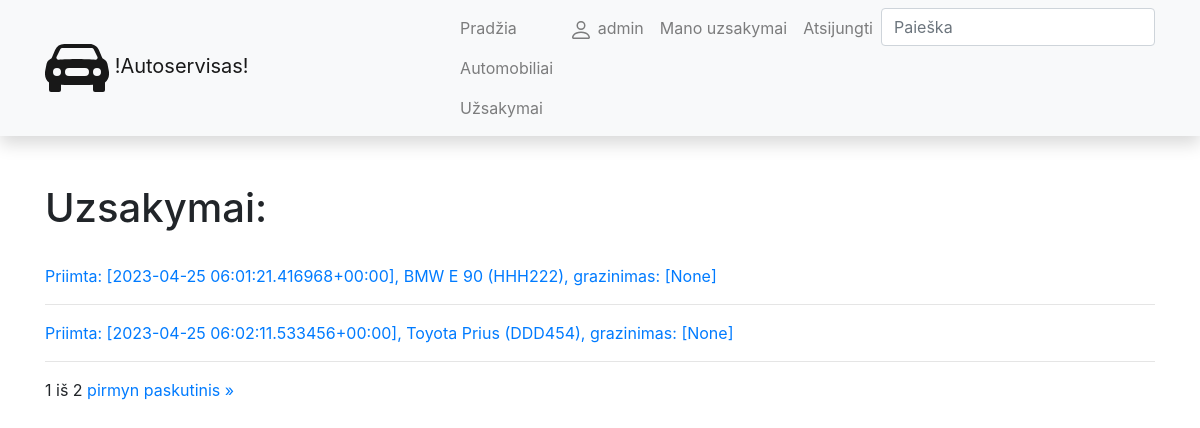
Page /autoservisas/orders/ (signed in) on the committed database.
### autoservisas/models.py (models this page shows, shortened)
class Uzsakymas(models.Model):
    data = models.DateTimeField(verbose_name='Data ir laikas', auto_now_add=True)
    automobilis = models.ForeignKey(to='Automobilis', verbose_name='Automobilis', on_delete=models.SET_NULL, null=True)
    klientas = models.ForeignKey(to=User, on_delete=models.SET_NULL, null=True, blank=True)
    grazinimo_data = models.DateField(verbose_name='Bus atlikta', null=True, blank=True)
    LOAN_STATUS = (
        ('p', 'Patvirtinta'),
        ('v', 'Vykdoma'),
        ('a', 'Atsaukta'),
        ('t', 'Tvirtinama'),
        ('i', 'Ivykdyta'),
    )
    status = models.CharField(verbose_name="Busena", max_length=1, choices=LOAN_STATUS, blank=True, default='t')
    def __str__(self):
        return f'Priimta: [{self.data}], {self.automobilis}, grazinimas: [{self.grazinimo_data}]'
    class Meta:
        verbose_name = "Uzsakymas"
        verbose_name_plural = "Uzsakymai"

class Automobilis(models.Model):
    valstybinis_nr = models.CharField(verbose_name='Valstybinis numeris', max_length=6)
    vin = models.CharField(verbose_name='VIN kodas', max_length=17)
    kliento_vardas = models.CharField(verbose_name='Savininkas', max_length=50)
    automobilio_modelis = models.ForeignKey(to='AutomobilioModelis', verbose_name='Automobilio modelis', on_delete=models.SET_NULL, null=True)
    photo = models.ImageField(verbose_name="Nuotrauka", upload_to='vehicles', null=True, blank=True) #arba tik blank=True
    description = HTMLField(verbose_name='Aprasymas', max_length=2000, default='')
    def __str__(self):
        return f'{self.automobilio_modelis} ({self.valstybinis_nr})'
    class Meta:
        verbose_name = "Automobilis"
        verbose_name_plural = "Automobiliai"

class AutomobilioModelis(models.Model):
    marke = models.CharField(verbose_name='Gamintojas', max_length=50)
    modelis = models.CharField(verbose_name='Modelis', max_length=50)
    def __str__(self):
        return f'{self.marke} {self.modelis}'
    class Meta:
        verbose_name = "Automobilio modelis"
        verbose_name_plural = "Automobilio modeliai"

### autoservisas/views.py (the view)
# urls.py: path('orders/', views.OrderListView.as_view(), name='orders'),
class OrderListView(generic.ListView):
    model = Uzsakymas
    template_name = 'orders.html'
    context_object_name = 'orders'
    paginate_by = 2

### autoservisas/templates/orders.html (shortened to what this page needs)
{% extends 'base.html'%}
{% block content %}
<h1>Uzsakymai:</h1>
<br>
{% for order in orders %}
<a href="{{ order.pk }}">
    <p>{{ order }}</p>
</a>
<hr>
{% endfor %}
<div class="pagination">
    <span class="step-links">
        <span class="current">
            {{ page_obj.number }} iš {{ page_obj.paginator.num_pages }}
        </span>
        {% if page_obj.has_next %}
            <a href="?page={{ page_obj.next_page_number }}">pirmyn</a>
            <a href="?page={{ page_obj.paginator.num_pages }}">paskutinis &raquo;</a>
        {% endif %}
    </span>
</div>
{% endblock %}

### autoservisas/templates/base.html (shortened to what this page needs)
<!DOCTYPE html>
<html lang="en">
<head>
    <link rel="stylesheet" href="https://stackpath.bootstrapcdn.com/bootstrap/4.1.3/css/bootstrap.min.css"
>
    <link rel="stylesheet" href="https://cdnjs.cloudflare.com/ajax/libs/font-awesome/4.7.0/css/font-awesome.min.css">
    {% load static %}
</head>
<body>
{% load i18n %}
<nav class="navbar navbar-expand-lg navbar-light bg-light static-top mb-5 shadow">
    <div class="container">
        <a class="navbar-brand" href="#">
            !Autoservisas!</a>
        <div class="collapse navbar-collapse" id="navbarResponsive">
            <ul class="navbar-nav ml-auto">
                <li class="nav-item">
                    <a class="nav-link" href="{% url 'index' %}">Pradžia</a>
                    <a class="nav-link" href="{% url 'vehicles' %}">Automobiliai</a>
                    <a class="nav-link" href="{% url 'orders' %}">Užsakymai</a>
                </li>
                {% if user.is_authenticated %}
                <li class="nav-item"><a class="nav-link" href="{% url 'profile' %}">
                    {{ user.get_username }}</a></li>
                <li class="nav-item"><a class="nav-link" href="{% url 'my_orders'%}">Mano uzsakymai</a></li>
                <li class="nav-item"><a class="nav-link" href="{% url 'logout'%}">Atsijungti</a></li>
                {% else %}
                <li class="nav-item"><a class="nav-link" href="{% url 'register'%}">Registruotis</a></li>
                <li class="nav-item"><a class="nav-link" href="{% url 'login'%}">Prisijungti</a></li>
                {% endif %}
                <li>
                <form action="{% url 'search' %}" method="get" class="form-inline my-2 my-md-0">
                <input name="query" class="form-control" type="text" placeholder="Paieška">
                </form>
                </li>
            </ul>
        </div>
    </div>
</nav>
<div class="container">
    {% block content %}{% endblock %}
</div>
</body>
</html>

### rows in the picture
Uzsakymas: data+automobilis+grazinimo_data "Priimta: [2023-04-25 06:01:21.416968+00:00], BMW E 90 (HHH222), grazinimas: [None]"
Uzsakymas: data+automobilis+grazinimo_data "Priimta: [2023-04-25 06:02:11.533456+00:00], Toyota Prius (DDD454), grazinimas: [None]"

### other values in the picture
{{ user.get_username }} "admin"
{{ page_obj.number }} "1"
{{ page_obj.paginator.num_pages }} "2"
